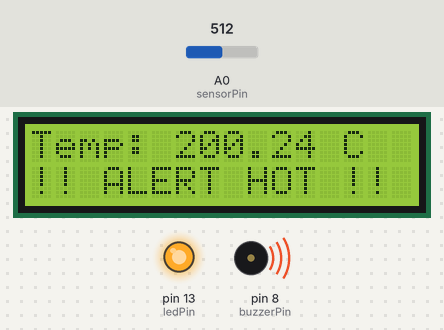
A sketch run on a simulated Arduino Uno, built with avr-gcc and run on an emulated ATmega328P. On the bench: 16×2 character LCD, output pins drawn as LEDs (lit = HIGH), buzzer (waves = sounding, pin HIGH). The test bench sets the inputs (shaded band); at power-on: A0 (sensorPin) = 512.

Above: at 1.2 s.
1.3 s: A0 (sensorPin) set to 177
At 2.7 s:
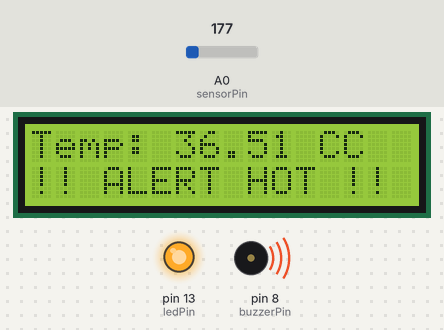
3.5 s: A0 (sensorPin) set to 155
At 4.5 s:
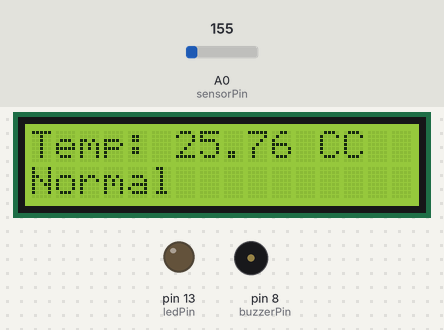
5.5 s: A0 (sensorPin) set to 122
At 6.4 s:
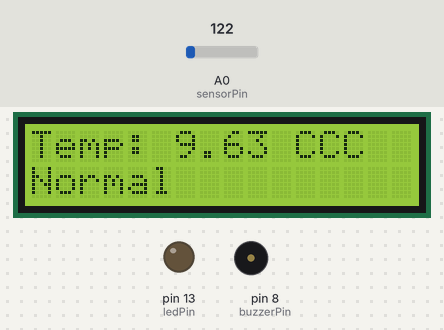
7.5 s: A0 (sensorPin) set to 110
At 9.3 s:
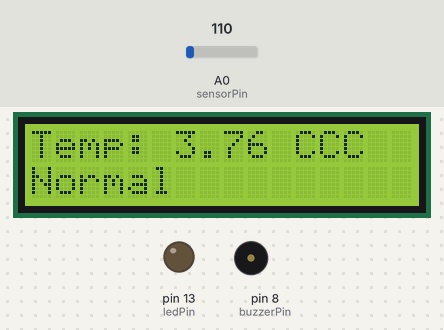
9.6 s: A0 (sensorPin) set to 97
At 11.2 s:
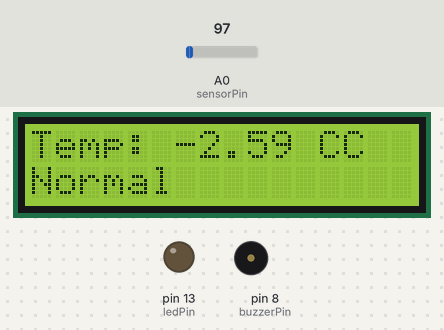
11.6 s: A0 (sensorPin) set to 20
At 13.1 s:
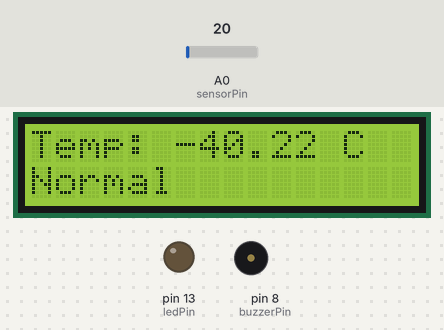
Timing chart, 0 to 14.6 s (numbered marks = the images above; inputs shaded):
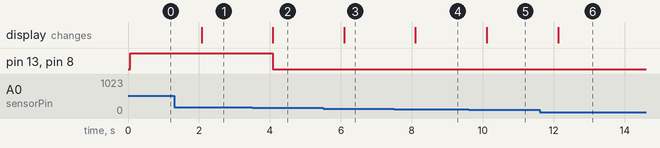

Measured:
- the behaviour switches between 164 and 163 on A0 (sensorPin) (found by bisection; images 1 and 2)
- the behaviour switches between 103 and 102 on A0 (sensorPin) (found by bisection; images 4 and 5)
- after the input at 1.3 s, the display: changes after 0.78 s (image 1)
- after the input at 3.5 s, pin 13 (ledPin), pin 8 (buzzerPin): HIGH → LOW after 0.58 s; the display: changes after 0.59 s (image 2)
- after the input at 5.5 s, the display: changes after 0.59 s (image 3)
- after the input at 7.5 s, the display: changes after 0.60 s (image 4)
- after the input at 9.6 s, the display: changes after 0.51 s (image 5)
- after the input at 11.6 s, the display: changes after 0.52 s (image 6)

The sketch:

lab_01_temperature_humidity_sensor1.ino
```cpp
#include <LiquidCrystal.h>

const int sensorPin = A0;
const int ledPin = 13;
const int buzzerPin = 8;
LiquidCrystal lcd(12, 11, 5, 4, 3, 2);

void setup() {
  pinMode(ledPin, OUTPUT);
  pinMode(buzzerPin, OUTPUT);
  Serial.begin(9600);
  lcd.begin(16, 2);
}

void loop() {
  int value = analogRead(sensorPin);
  float voltage = value * (5.0 / 1023.0);
  float temperatureC = (voltage - 0.5) * 100;

  lcd.setCursor(0, 0);
  lcd.print("Temp: ");
  lcd.print(temperatureC);
  lcd.print(" C");

  if (temperatureC > 30) {
    digitalWrite(ledPin, HIGH);
    digitalWrite(buzzerPin, HIGH);
    lcd.setCursor(0, 1);
    lcd.print("!! ALERT HOT !!");
  } else {
    digitalWrite(ledPin, LOW);
    digitalWrite(buzzerPin, LOW);
    lcd.setCursor(0, 1);
    lcd.print("Normal          ");
  }

  delay(1000);
}
```
